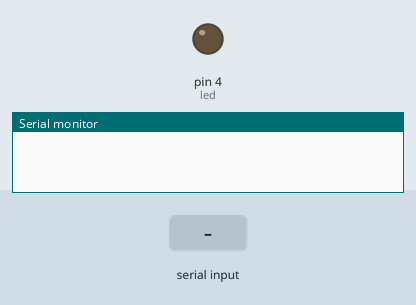
Recording of a sketch running on a simulated Arduino Uno, built with avr-gcc and run on an emulated ATmega328P. Shown: output pins drawn as LEDs (lit = HIGH), the last lines printed to the serial monitor. The test bench sets the inputs (shaded band).

Above: at 1.2 s.
1.3 s: "BatDen-" received over the second serial link
At 1.9 s:
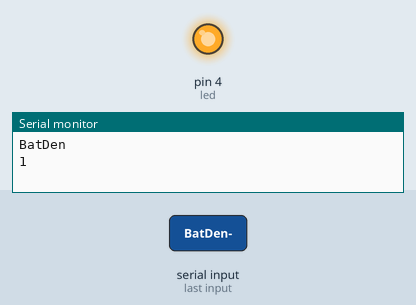
2.8 s: "TatDen-" received over the second serial link
At 4.2 s:
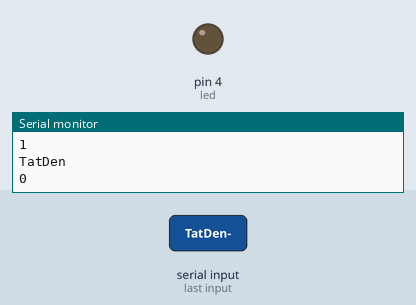
Timing chart, 0 to 5.8 s (numbered marks = the images above; inputs shaded):
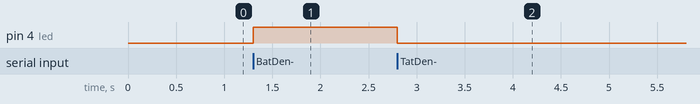

Measured:
- after the input at 1.3 s, pin 4 (led): LOW → HIGH at once
- after the input at 2.8 s, pin 4 (led): HIGH → LOW at once

The sketch:

nhanData2.ino
```cpp
/*
  Software serial multple serial test

 Receives from the hardware serial, sends to software serial.
 Receives from software serial, sends to hardware serial.

 The circuit:
 * RX is digital pin 2 (connect to TX of other device)
 * TX is digital pin 3 (connect to RX of other device)
 */

#include <SoftwareSerial.h>
#include <String.h>

#define led 4

int trangThai;
SoftwareSerial ZigbeeSerial(2, 3);  // RX: D2, TX: D3

void setup() {
  Serial.begin(115200);            // UART cho Serial Monitor
  ZigbeeSerial.begin(9600);      // Baud rate cho CC2530
  pinMode(led, OUTPUT);
}

void loop() {
  // Nhận dữ liệu từ CC2530
  if (ZigbeeSerial.available()) {
    String receivedData = ZigbeeSerial.readStringUntil('-');
    receivedData.trim();
//    Serial.print("Received from CC2530: ");
    Serial.println(receivedData);

    if(receivedData == "BatDen"){
      trangThai = 1;
      digitalWrite(led, HIGH);
    }
    else if(receivedData == "TatDen"){
      trangThai = 0;
      digitalWrite(led, LOW);
    }
    Serial.println(trangThai);
    delay(1000);
  }
}
```
